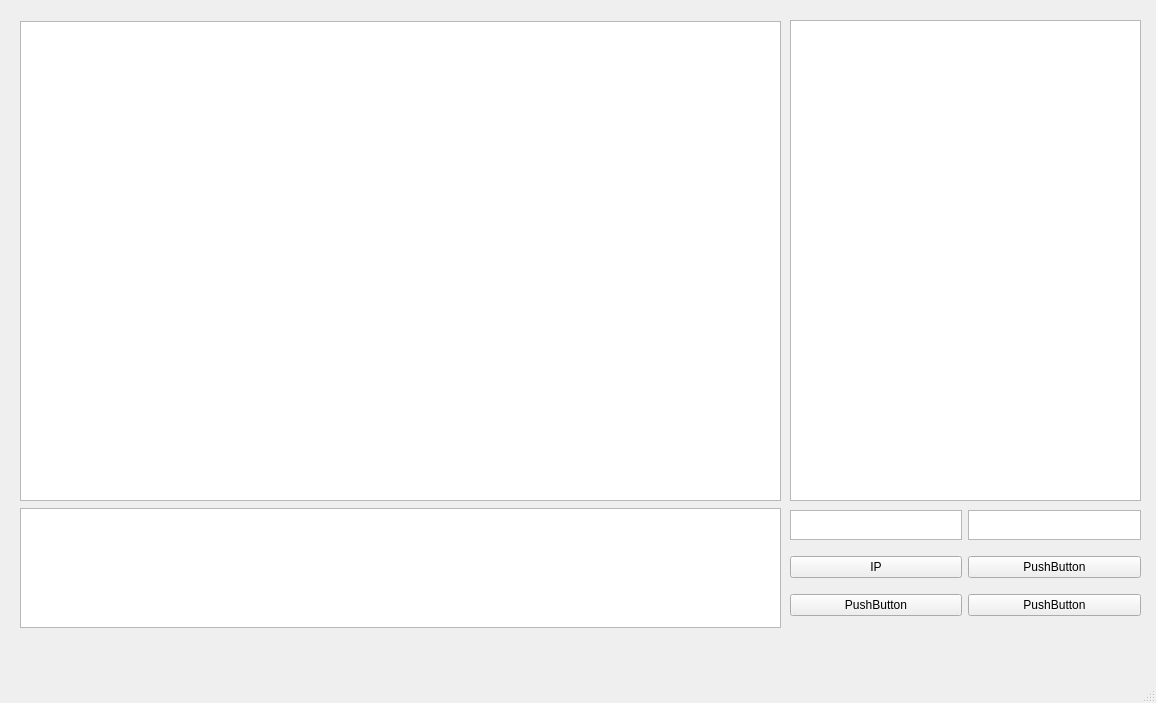
<?xml version="1.0" encoding="UTF-8"?>
<ui version="4.0">
 <class>MainWindow</class>
 <widget class="QMainWindow" name="MainWindow">
  <property name="geometry">
   <rect>
    <x>0</x>
    <y>0</y>
    <width>1156</width>
    <height>703</height>
   </rect>
  </property>
  <property name="windowTitle">
   <string>MainWindow</string>
  </property>
  <widget class="QWidget" name="centralwidget">
   <widget class="QWidget" name="gridLayoutWidget">
    <property name="geometry">
     <rect>
      <x>790</x>
      <y>500</y>
      <width>351</width>
      <height>128</height>
     </rect>
    </property>
    <layout class="QGridLayout" name="gridLayout_2">
     <item row="3" column="0">
      <widget class="QPushButton" name="pushButton_4">
       <property name="text">
        <string>PushButton</string>
       </property>
      </widget>
     </item>
     <item row="2" column="1">
      <widget class="QPushButton" name="pushButton_2">
       <property name="text">
        <string>PushButton</string>
       </property>
      </widget>
     </item>
     <item row="0" column="0">
      <widget class="QTextEdit" name="textEdit">
       <property name="maximumSize">
        <size>
         <width>16777215</width>
         <height>30</height>
        </size>
       </property>
      </widget>
     </item>
     <item row="0" column="1">
      <widget class="QTextEdit" name="textEdit_2">
       <property name="maximumSize">
        <size>
         <width>16777215</width>
         <height>30</height>
        </size>
       </property>
      </widget>
     </item>
     <item row="3" column="1">
      <widget class="QPushButton" name="pushButton">
       <property name="text">
        <string>PushButton</string>
       </property>
      </widget>
     </item>
     <item row="2" column="0">
      <widget class="QPushButton" name="start">
       <property name="text">
        <string>IP</string>
       </property>
      </widget>
     </item>
    </layout>
   </widget>
   <widget class="QWidget" name="verticalLayoutWidget">
    <property name="geometry">
     <rect>
      <x>20</x>
      <y>20</y>
      <width>761</width>
      <height>611</height>
     </rect>
    </property>
    <layout class="QVBoxLayout" name="verticalLayout">
     <item>
      <widget class="QGraphicsView" name="qx">
       <property name="maximumSize">
        <size>
         <width>16777215</width>
         <height>480</height>
        </size>
       </property>
      </widget>
     </item>
     <item>
      <widget class="QTextEdit" name="output">
       <property name="maximumSize">
        <size>
         <width>16777215</width>
         <height>120</height>
        </size>
       </property>
      </widget>
     </item>
    </layout>
   </widget>
   <widget class="QTextEdit" name="textEdit_3">
    <property name="geometry">
     <rect>
      <x>790</x>
      <y>20</y>
      <width>351</width>
      <height>481</height>
     </rect>
    </property>
   </widget>
  </widget>
  <widget class="QMenuBar" name="menubar">
   <property name="geometry">
    <rect>
     <x>0</x>
     <y>0</y>
     <width>1156</width>
     <height>23</height>
    </rect>
   </property>
  </widget>
  <widget class="QStatusBar" name="statusbar"/>
 </widget>
 <resources/>
 <connections/>
</ui>
